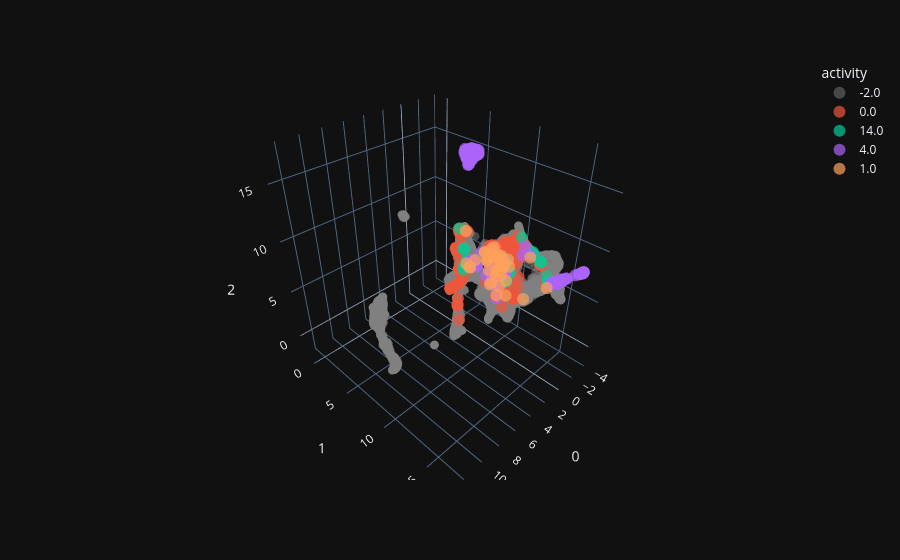

The notebook cell saved with this chart:
### Markdown cell above
# latent representation

### Code cell
umap_3d = UMAP(n_components=3)

proj_3d_gyro = umap_3d.fit_transform(repre_reshape)

# set point size 
point_size = np.ones(proj_3d_gyro.shape[0]) * 1
grey_idx = np.where(label_concat_vote==-2)[0]
point_size[grey_idx] = 0.5

fig_3d = px.scatter_3d(
    proj_3d_gyro, x=0, y=1, z=2,
    color=label_concat_vote.astype(str),  
    labels={'color': 'activity'},
    # color_discrete_map={ '-2.0': ('rgba(239, 239, 240, 1)')},
    color_discrete_map={ '-2.0': 'grey'},
    size=point_size
)

# Update transparency for traces where activity is '-2.0'
fig_3d.for_each_trace(lambda trace: trace.update(marker=dict(opacity=0.5)) if trace.name == '-2.0' else ())

fig_3d.update_traces(marker=dict(line=dict(width=0)))  # remove boundary of point

fig_3d.show()

### Figure 1 — Plotly figure (JSON) as saved in the notebook; plotly's stock layout.template omitted (floating-point values rounded to 4 significant figures; data arrays with more than 128 entries replaced by an {"elided": "..."} marker saying what was removed)
{"data": [{"hovertemplate": "activity=-2.0<br>0=%{x}<br>1=%{y}<br>2=%{z}<br>size=%{marker.size}<extra></extra>", "legendgroup": "-2.0", "marker": {"color": "grey", "size": {"elided": "15420 float values"}, "sizemode": "area", "sizeref": 0.0025, "symbol": "circle", "opacity": 0.5, "line": {"width": 0}}, "mode": "markers", "name": "-2.0", "scene": "scene", "showlegend": true, "x": {"elided": "15420 float values"}, "y": {"elided": "15420 float values"}, "z": {"elided": "15420 float values"}, "type": "scatter3d"}, {"hovertemplate": "activity=0.0<br>0=%{x}<br>1=%{y}<br>2=%{z}<br>size=%{marker.size}<extra></extra>", "legendgroup": "0.0", "marker": {"color": "#EF553B", "size": {"elided": "157 float values"}, "sizemode": "area", "sizeref": 0.0025, "symbol": "circle", "line": {"width": 0}}, "mode": "markers", "name": "0.0", "scene": "scene", "showlegend": true, "x": {"elided": "157 float values"}, "y": {"elided": "157 float values"}, "z": {"elided": "157 float values"}, "type": "scatter3d"}, {"hovertemplate": "activity=14.0<br>0=%{x}<br>1=%{y}<br>2=%{z}<br>size=%{marker.size}<extra></extra>", "legendgroup": "14.0", "marker": {"color": "#00cc96", "size": [1.0, 1.0, 1.0, 1.0, 1.0, 1.0, 1.0, 1.0, 1.0, 1.0, 1.0, 1.0, 1.0, 1.0, 1.0, 1.0, 1.0, 1.0, 1.0, 1.0, 1.0, 1.0, 1.0, 1.0, 1.0, 1.0, 1.0, 1.0, 1.0, 1.0, 1.0, 1.0, 1.0, 1.0], "sizemode": "area", "sizeref": 0.0025, "symbol": "circle", "line": {"width": 0}}, "mode": "markers", "name": "14.0", "scene": "scene", "showlegend": true, "x": [-0.4135, -0.3886, -0.4283, -0.7481, -0.4774, -0.5784, 0.5214, 1.801, 1.439, 1.491, 1.573, 0.09425, -0.3473, -0.08759, -0.2274, -0.3333, 1.333, 1.55, 1.804, 0.1985, -0.1356, -0.5497, -0.3488, -0.5892, -0.5539, -0.4972, 0.4361, -0.4249, -0.1459, -0.6958, -1.079, -1.092, -0.1351, -0.3678], "y": [5.139, 5.759, 5.642, 5.852, 5.691, 5.616, 15.69, 14.61, 14.25, 15.08, 15.05, 10.9, 14.96, 14.85, 14.93, 14.8, 8.203, 8.022, 7.959, 12.29, 10.81, 9.844, 8.497, 8.898, 8.535, 9.789, 10.25, 11.02, 10.93, 9.727, 9.796, 9.809, 10.73, 10.96], "z": [8.394, 4.211, 6.443, 5.239, 4.495, 6.4, 8.539, 11.1, 10.95, 10.47, 10.54, 5.741, 7.413, 8.241, 7.791, 7.572, 16.8, 16.46, 16.89, 10.8, 7.662, 6.876, 7.193, 7.27, 7.096, 6.65, 6.769, 6.538, 5.709, 7.197, 7.037, 6.644, 7.585, 6.542], "type": "scatter3d"}, {"hovertemplate": "activity=4.0<br>0=%{x}<br>1=%{y}<br>2=%{z}<br>size=%{marker.size}<extra></extra>", "legendgroup": "4.0", "marker": {"color": "#ab63fa", "size": {"elided": "219 float values"}, "sizemode": "area", "sizeref": 0.0025, "symbol": "circle", "line": {"width": 0}}, "mode": "markers", "name": "4.0", "scene": "scene", "showlegend": true, "x": {"elided": "219 float values"}, "y": {"elided": "219 float values"}, "z": {"elided": "219 float values"}, "type": "scatter3d"}, {"hovertemplate": "activity=1.0<br>0=%{x}<br>1=%{y}<br>2=%{z}<br>size=%{marker.size}<extra></extra>", "legendgroup": "1.0", "marker": {"color": "#FFA15A", "size": [1.0, 1.0, 1.0, 1.0, 1.0, 1.0, 1.0, 1.0, 1.0, 1.0, 1.0, 1.0, 1.0, 1.0, 1.0, 1.0, 1.0, 1.0, 1.0, 1.0, 1.0, 1.0, 1.0, 1.0, 1.0, 1.0, 1.0, 1.0, 1.0, 1.0, 1.0, 1.0, 1.0, 1.0, 1.0, 1.0, 1.0, 1.0, 1.0, 1.0, 1.0, 1.0], "sizemode": "area", "sizeref": 0.0025, "symbol": "circle", "line": {"width": 0}}, "mode": "markers", "name": "1.0", "scene": "scene", "showlegend": true, "x": [-0.616, 0.08323, -0.1705, -0.7157, -0.6381, 0.5913, -0.09158, -0.1371, 0.3643, 0.5502, -2.741, -0.6622, -0.6497, -0.6696, 0.4994, -0.2492, -0.591, -0.5794, -0.6459, -0.9887, -0.02693, -0.2389, -0.282, 0.06096, -0.7469, -0.4059, -1.427, -0.1298, -0.8503, -1.165, -0.09477, -0.2565, -0.2457, -0.5911, -0.5923, -0.5651, -0.142, -0.4961, -0.4779, -0.1386, -0.465, -0.6553], "y": [9.587, 10.65, 10.56, 8.975, 10.12, 13.32, 10.94, 14.9, 11.36, 13.5, 5.123, 6.238, 5.872, 6.359, 10.43, 9.212, 8.509, 10.59, 5.689, 9.936, 9.898, 10.34, 9.658, 10.37, 8.509, 8.554, 8.17, 10.0, 9.459, 8.539, 8.708, 9.149, 9.435, 8.053, 9.892, 9.699, 10.34, 8.709, 8.142, 10.05, 10.88, 8.745], "z": [7.543, 7.14, 7.418, 8.006, 6.536, 5.549, 5.806, 7.134, 4.707, 9.69, 3.867, 4.616, 4.847, 4.632, 6.792, 7.393, 6.812, 7.58, 8.26, 6.756, 5.846, 6.816, 6.134, 5.045, 5.33, 6.704, 3.25, 3.713, 5.9, 3.804, 6.762, 7.487, 7.146, 7.137, 7.594, 7.207, 6.046, 7.09, 7.205, 7.508, 7.042, 7.838], "type": "scatter3d"}], "layout": {"scene": {"domain": {"x": [0.0, 1.0], "y": [0.0, 1.0]}, "xaxis": {"title": {"text": "0"}}, "yaxis": {"title": {"text": "1"}}, "zaxis": {"title": {"text": "2"}}}, "legend": {"title": {"text": "activity"}, "tracegroupgap": 0, "itemsizing": "constant"}, "margin": {"t": 60}}}
